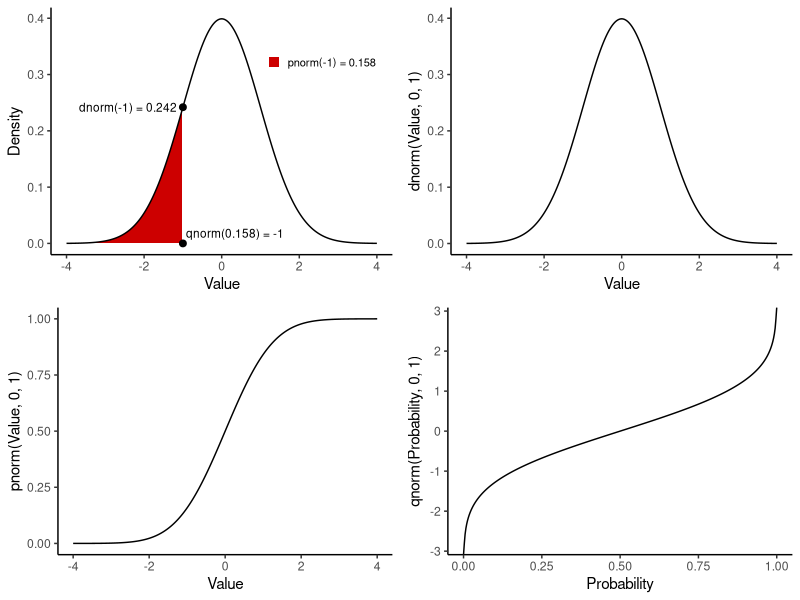
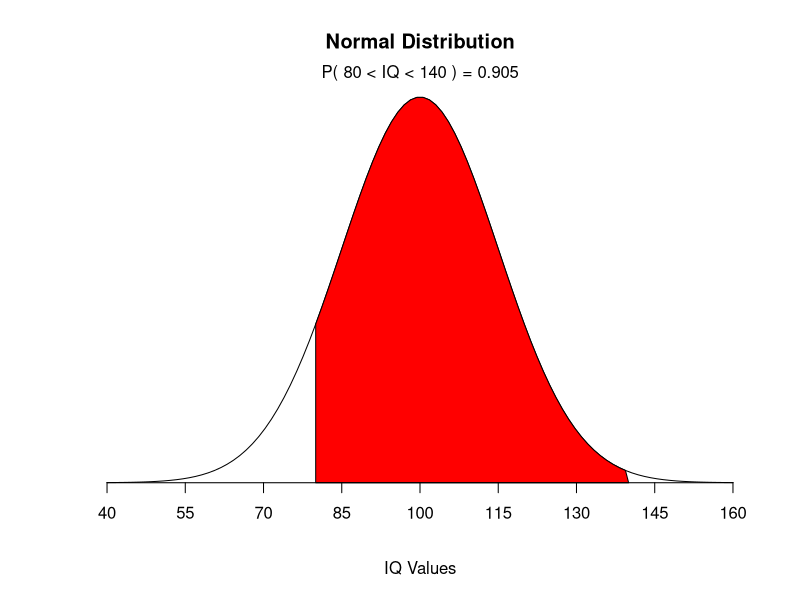
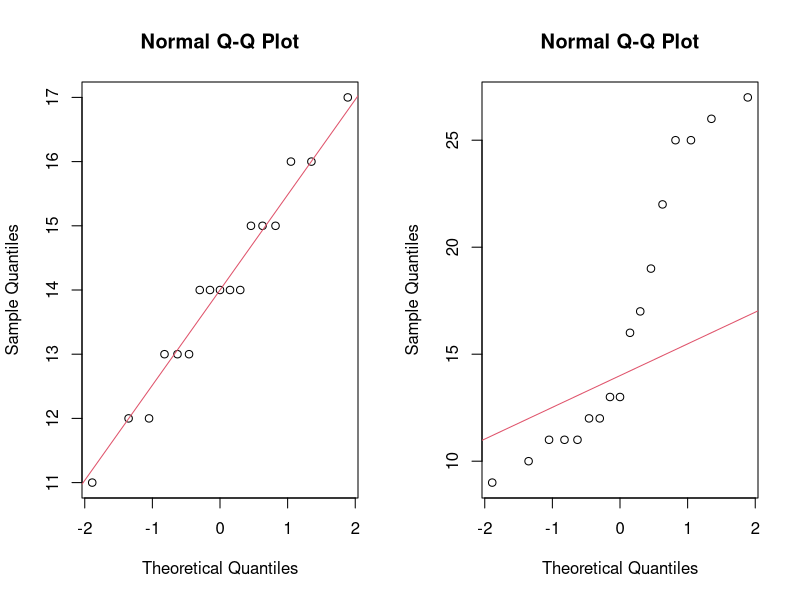
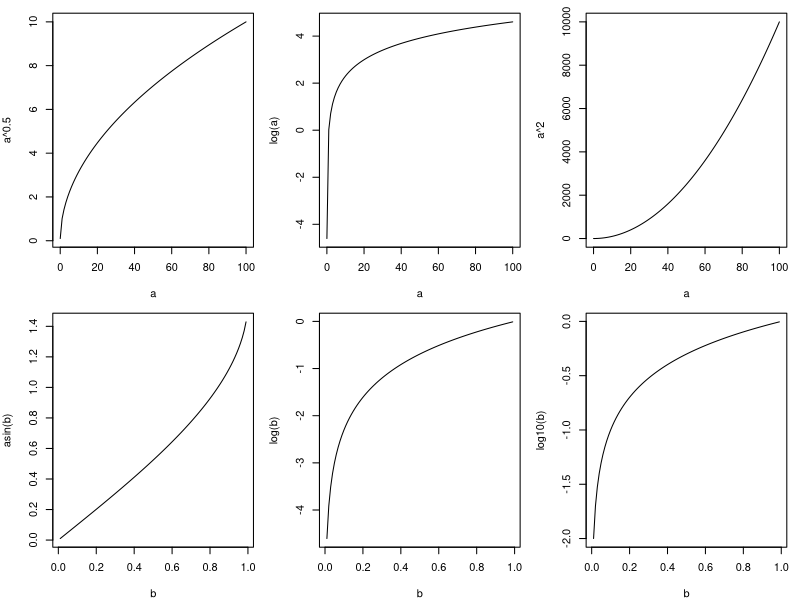
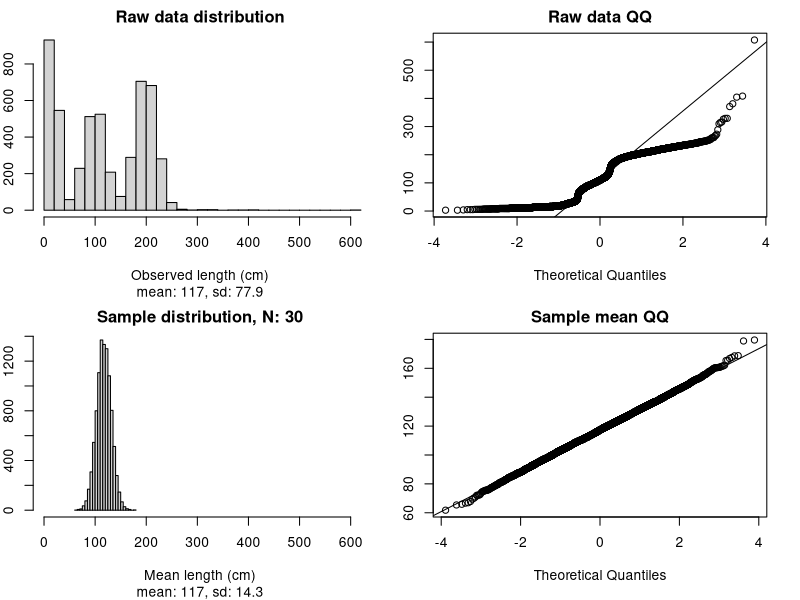
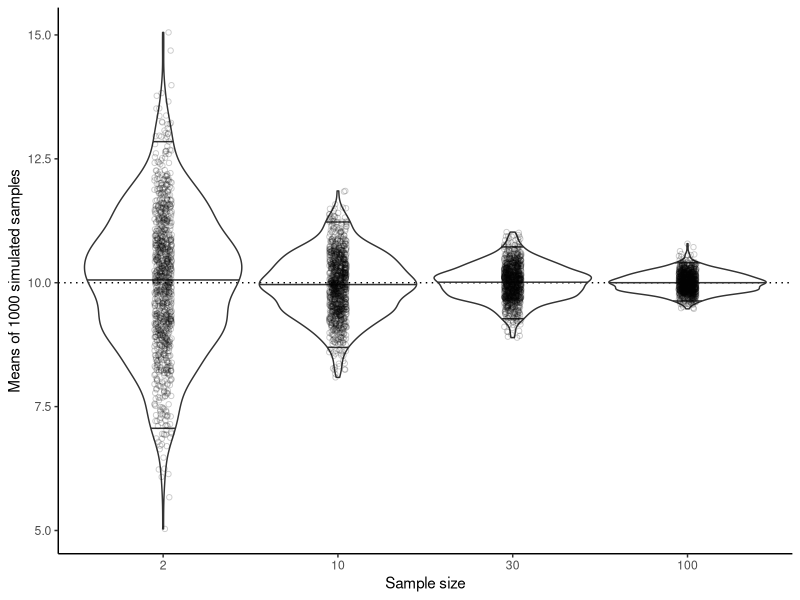

The R script that drew these images, in order:
## ---- chunk 1
knitr::opts_chunk$set(out.width="50%", out.height="50%", fig.align='center', 
                      cache=TRUE,
                      warning=FALSE, error=FALSE)
## ---- chunk 2
library(tidyverse)
norm_df <- tibble(x=seq(-4, 4, length.out=400),
                  x2=seq(0, 1, length.out=400),
                  lo=0) |>
  mutate(d=dnorm(x), 
         q=qnorm(x2),
         p=pnorm(x),
         above_m1=x > -1) 
labels_df <- tribble(~x, ~y, ~label,
                     -1, dnorm(-1), "dnorm(-1) = 0.242  ",
                     -1, 0, " qnorm(0.158) = -1")
p1 <- ggplot(norm_df, aes(x)) + 
  geom_ribbon(aes(ymin=lo, ymax=d, fill=above_m1)) +
  geom_line(aes(y=d)) + 
  geom_point(data=labels_df, aes(y=y), size=2) +
  geom_text(data=labels_df[1,], aes(y=y, label=label), hjust=1, size=3) + 
  geom_text(data=labels_df[2,], aes(y=y, label=label), size=3,
            hjust=0, vjust=0, nudge_y=0.01) + 
  scale_fill_manual("", values=c("red3", "white"), 
                    labels=c("pnorm(-1) = 0.158", "")) +
  labs(x="Value", y="Density") +
  theme_classic() +
  theme(legend.position=c(0.8, 0.8),
        legend.text=element_text(size=8),
        legend.key.size=unit(0.3, "cm"))
p2 <- ggplot(norm_df, aes(x, d)) + geom_line() + 
  labs(x="Value", y="dnorm(Value, 0, 1)") + 
  theme_classic() 
p3 <- ggplot(norm_df, aes(x, p)) + geom_line() + 
  labs(x="Value", y="pnorm(Value, 0, 1)") + 
  theme_classic() 
p4 <- ggplot(norm_df, aes(x2, q)) + geom_line() + 
  labs(x="Probability", y="qnorm(Probability, 0, 1)") + 
  theme_classic() 
ggpubr::ggarrange(p1, p2, p3, p4)
## ---- chunk 3
qnorm(p = 0.975, mean = 37.6, sd = 1.2) # p is the cumulative probability 
probs <- seq(from = 0.1, to = 0.9, by = 0.2) # vectorize for >1 probability
qnorm(p = probs, mean = 37.6, sd = 1.2) 
probs_95 <- c(0.025, 0.975) # middle 95% (2.5% on either side)
qnorm(p = probs_95, mean = 37.6, sd = 1.2) # round as appropriate
## ---- chunk 4
# your population is defined thus: y ~ Norm(mean=100, variance=225) 
mu <- 100
sigma <- 15
# lower boundary and upper boundary of the region of interest
lb <- 80
ub <- 140 

x <- seq(-4, 4, length.out = 100) * sigma + mu
hx <- dnorm(x, mu, sigma)
plot(x, hx,
  type = "n", xlab = "IQ Values", ylab = "",
  main = "Normal Distribution", axes = FALSE
)
i <- x >= lb & x <= ub
lines(x, hx)
polygon(c(lb, x[i], ub), c(0, hx[i], 0), col = "red") # create 100 polygons
area <- pnorm(ub, mu, sigma) - pnorm(lb, mu, sigma)
result <- paste(
  "P(", lb, "< IQ <", ub, ") =",
  signif(area, digits = 3)
)
mtext(result, 3)
axis(1, at = seq(floor(mu - 4*sigma), floor(mu + 4*sigma), sigma), pos = 0)
## ---- chunk 5
library(readxl) 
MS <- read_xlsx("data/practical_3_4.xlsx", sheet = "Mood shrimp")
# check the data using head(), str() etc.
## ---- chunk 6
par(mfrow = c(1, 2))
qqnorm(MS$Shrimp1)
qqline(MS$Shrimp1, col = 2) # the data fall near the line
qqnorm(MS$Shrimp2)
qqline(MS$Shrimp1, col = 2) # the data deviate widely from the line
## ---- chunk 7
a <- seq(0.01, 100, length.out=100)
b <- seq(0.01, 0.99, length.out=100)

par(mfrow=c(2,3), mar=c(4,4,1,1))
plot(a, a^0.5, type="l")
plot(a, log(a), type="l")
plot(a, a^2, type="l")
plot(b, asin(b), type="l")
plot(b, log(b), type="l")
plot(b, log10(b), type="l")
## ---- chunk 8
par(mar=c(5, 4, 4, 2) + 0.1)
## ---- chunk 9
# get the Radon data into R; the units are parts per billion
readxl::excel_sheets("data/practical_3_4.xlsx") 
# load the dataset and try some transformations
## ---- chunk 10
trim_values <- function(x) {
  y <- format(x, digits = 3)
  return(y)
} 

# After running the code above, we can use the function:
trim_values(1.23456)

long_numbers <- rnorm(3, 2, 1)
data.frame(orig=long_numbers,
           clean=trim_values(long_numbers))
## ---- chunk 11
# Run this code, then adjust the values for obs_data as you like.
# Play with more distributions if you want: ?stats::distributions
obs_data <- c(rnorm(2000, 200, 20), 
              rnorm(1500, 100, 20), 
              rlnorm(100, 5, 0.5),
              rpois(1000, 15), 
              rpois(500, 30))
xlims <- range(obs_data)

# Define size of each sample and the number of sampling repeats
sample_size <- 30
num_samples <- 10000

# Sample num_samples times from obs_data, with n = sample_size for each sample
sample_means <- numeric(length=num_samples) # initialize an empty vector
for(i in 1:num_samples) {
  sample_i <- sample(obs_data, sample_size, replace=T)
  sample_means[i] <- mean(sample_i)
}

# plot observed distribution
par(mfrow = c(2, 2))
par(mar = c(5, 2, 2, 2)) 
hist(obs_data,
     main = "Raw data distribution",
     sub = paste0("mean: ", trim_values(mean(obs_data)), 
                  ", sd: ", trim_values(sd(obs_data))),
     breaks = 30, xlab = "Observed length (cm)", xlim = xlims
) 
qqnorm(obs_data, main = "Raw data QQ")
qqline(obs_data)

# plot distribution of sample means
hist(sample_means,
     main = paste0("Sample distribution, N: ", sample_size),
     sub = paste0("mean: ", trim_values(mean(sample_means)), 
                  ", sd: ", trim_values(sd(sample_means))),
     breaks = 30, xlab = "Mean length (cm)", xlim = xlims
) 
qqnorm(sample_means, main="Sample mean QQ")
qqline(sample_means)

## ---- chunk 12
library(tidyverse)
# Simulate a normally distributed population with mean mu and sd sigma
mu <- 10
sigma <- 2
sim_obs <- rnorm(10000, mu, sigma)

# Draw samples
sample_size <- c(2, 10, 30, 100) # size of each sample
num_samples <- 1000 # number of samples (=repeats) for each sample size

sample_mean_df <- tibble(N=rep(sample_size, each = num_samples),
                         id=rep(1:num_samples, times = length(sample_size))) |>
  mutate(sample_mean=0)

for(i in 1:nrow(sample_mean_df)) {
  sample_i <- sample(sim_obs, sample_mean_df$N[i])
  sample_mean_df$sample_mean[i] <- mean(sample_i)
}

## ---- chunk 13
sample_mean_df |>
  mutate(N=factor(N, levels=unique(N))) |>
  ggplot(aes(N, sample_mean)) + 
  geom_hline(yintercept=mu, linetype=3) +
  geom_violin(scale="width", draw_quantiles=c(0.025, 0.5, 0.975), fill=NA) +
  geom_jitter(alpha=0.2, shape=1, width=0.05) + 
  labs(x="Sample size", y=paste("Means of", num_samples, "simulated samples")) +
  theme_classic()

